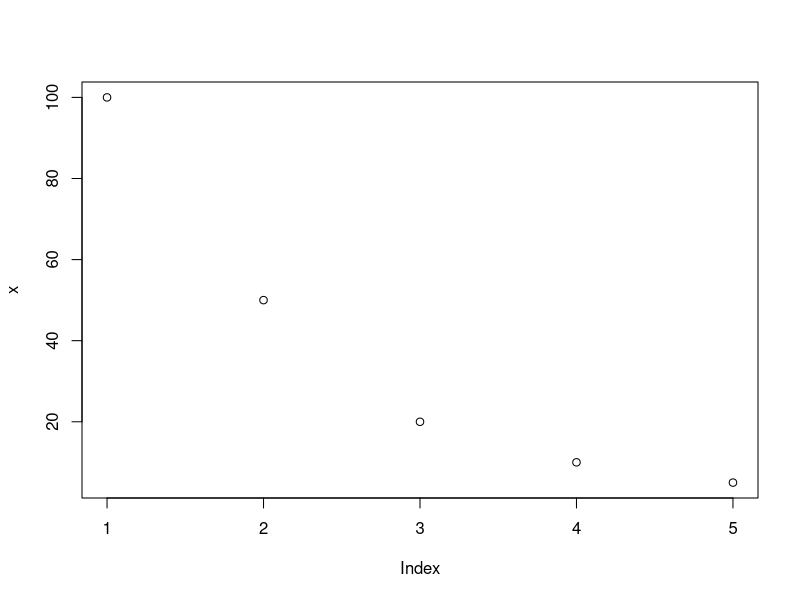
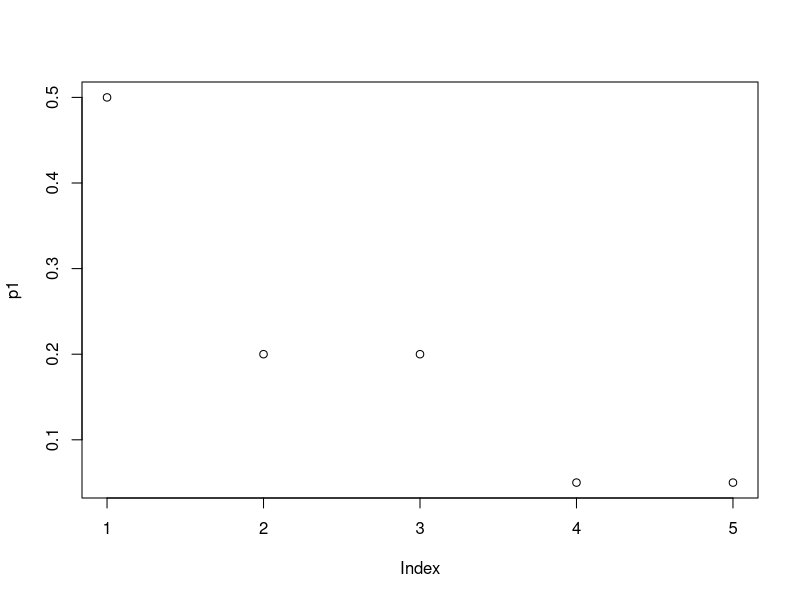
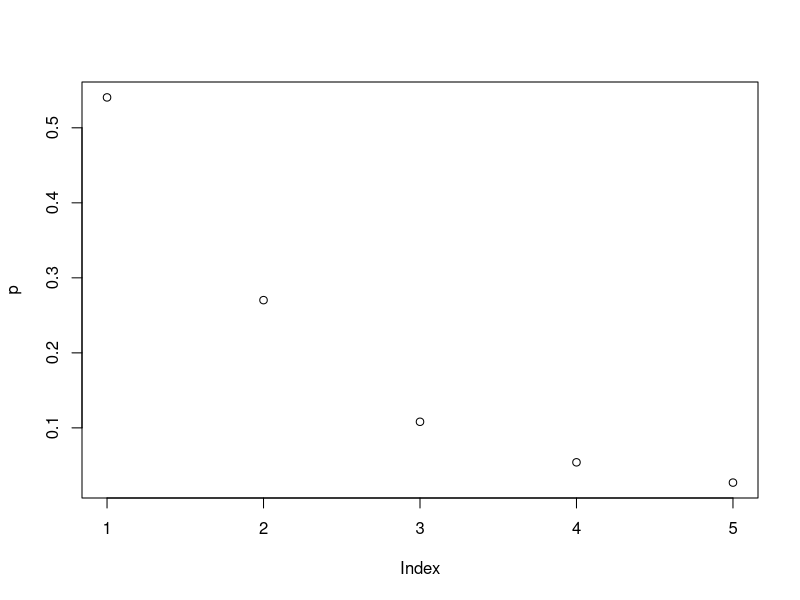
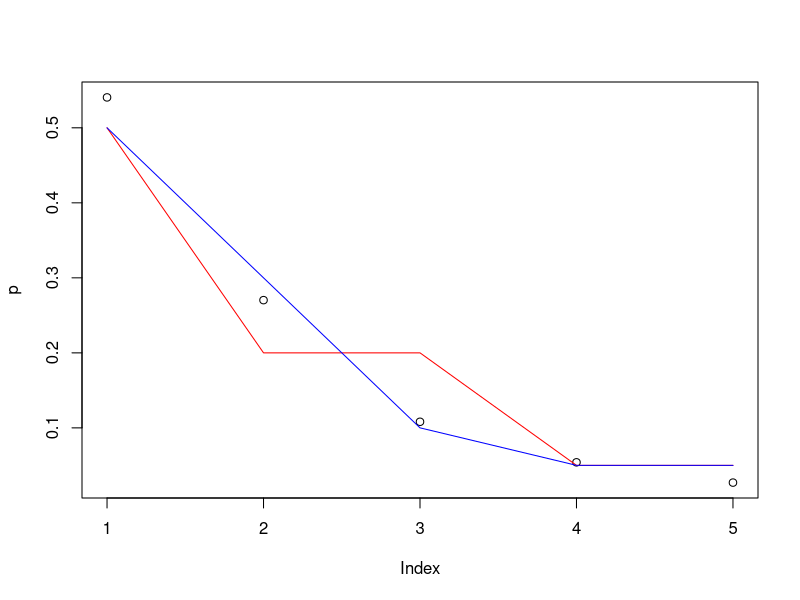
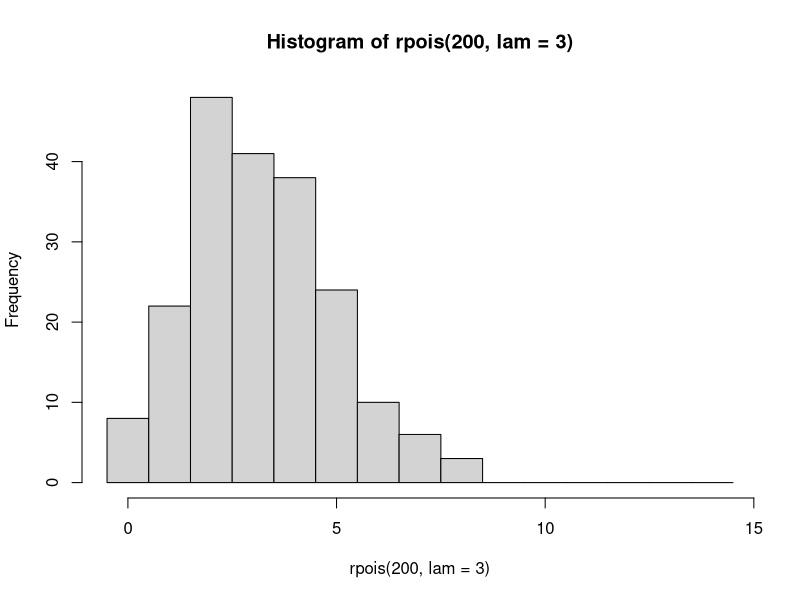

Here is the R script that generated these plots, in order: (Note: this script raises an error after producing the figures.)
# LABORATORIUM 6


# Hipotezy statystyczne -> TEKST
# Testowanie hipotez -> TEKST
# Błędy w testowaniu hipotez -> TEKST
# Statystyka testowa, zbiór krytyczny i p-wartość -> TEKST
# Test χ2
# Test Kołmogorowa-Smirnowa
# Testy normalności rozkładu
# Dopasowywanie parametrów rozkładów



### Test χ2 ###

x <- c(100,50,20,10,5)
plot(x)
p1 <- c(0.5, 0.2, 0.2, 0.05, 0.05)
plot(p1)
chisq.test (x, p = p1)

p2 <- c(0.5, 0.3, 0.1, 0.05, 0.05)
chisq.test( x, p = p2)

p <- x/sum(x)
plot(p)
chisq.test (x, p = p)

plot (p)
lines (p1, col="red")
lines (p2, col="blue")

h <- hist (rpois(200, lam = 3), breaks = (0:15)-0.5)
chisq.test (h$counts, p = dpois(h$mids, lam = 3))
chisq.test (h$counts, p = dpois(h$mids, lam = 3), rescale.p = TRUE)

plot (h$mids, h$density)
lines (h$mids, dpois(h$mids, lam = 3), col="red", lwd=2)



### Test Kołmogorowa-Smirnowa ###

x <- rnorm (100)
y <- rnorm (100)
ks.test (x, y)

y <- rnorm (100, 1, 2)
ks.test (x, y)

ks.test (x, "pnorm", 0, 1)

x <- rpois (100, lam = 5)
y <- rpois (100, lam = 5)
ks.test (x, y)

y <- rpois (100, lam = 2)
ks.test (x, y)

# Wynik poniższego testu będzie niepoprawny, ponieważ rozkład Poissona jest rozkładem dyskretnym
ks.test (x, "ppois", lam = 5)



### Testy normalności rozkładu ###

shapiro.test (rnorm(100))
shapiro.test (rnorm(100, 0, 5))
shapiro.test (runif(100, 0, 1))
wilcox.test (rnorm(100))
wilcox.test (rnorm(100, 1, 2), mu = 1)
wilcox.test (rnorm(100, 1, 2), mu = 2)



### Dopasowywanie parametrów rozkładów ###

library(MASS)

x <- rnorm (200, mean = 5, sd = 1.5)
hist(x)
fit1 <- fitdistr (x, "normal")
fit1

y <- rexp (200, rate = 0.5)
hist(y)
fit2 <- fitdistr (y, "exponential")
fit2

z <- rweibull (200, scale = 1.5, shape = 3)
hist(z)
fit3 <- fitdistr (z, "weibull", list (scale = 1, shape = 1))
fit3

fit1$estimate
fit1$sd
fit1$loglik

# Testowanie rozkładu normalnego
wilcox.test (x, mu = fit1$estimate["mean"])

# Testowanie rozkładu wykładniczego
ks.test (y, "pexp", rate = fit2$estimate["rate"])

# Testowanie rozkładu Weibulla
ks.test (z, "pweibull", scale = fit3$estimate["scale"], shape = fit3$estimate["shape"])


# Rysowanie
library(ggplot2)
g <- ggplot (data.frame(x,y,z))

g + geom_histogram(aes(x = x,..density..), fill="blue", colour="black", alpha=0.4) +
  stat_function(fun = dnorm,
                args = list(mean = fit1$estimate["mean"],
                            sd = fit1$estimate["sd"]),
                colour="red",
                size=1.5)

g + geom_histogram(aes(x = y,..density..), fill="blue", colour="black", alpha=0.4) + 
  stat_function(fun = dexp,
                args = list(rate = fit2$estimate["rate"]),
                colour="red",
                size=1.5)

g + geom_histogram(aes(x = z,..density..), fill="blue", colour="black", alpha=0.4) + 
  stat_function(fun = dweibull,
                args = list(scale = fit3$estimate["scale"], shape = fit3$estimate["shape"]),
                colour="red",
                size=1.5)
